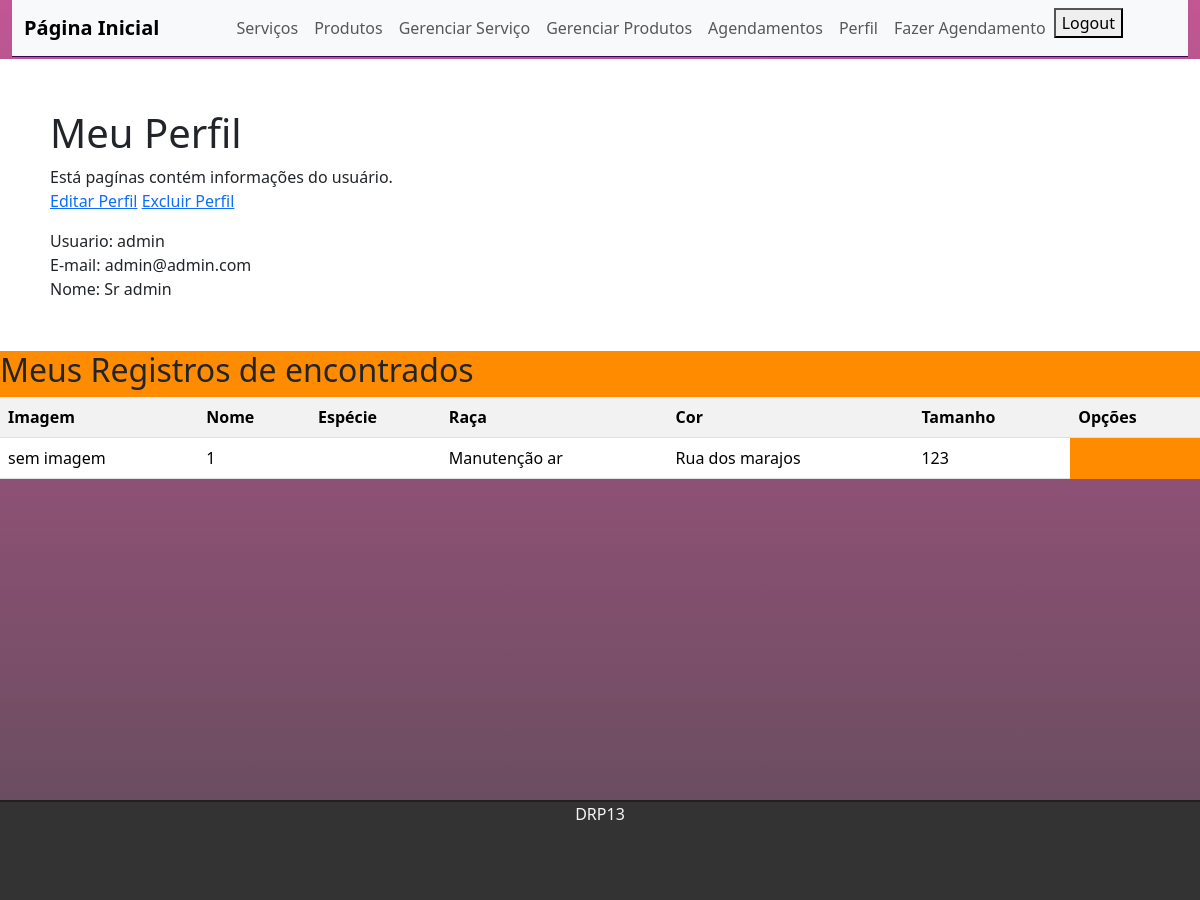
/perfil (signed in), run on an earlier commit of the app's database.
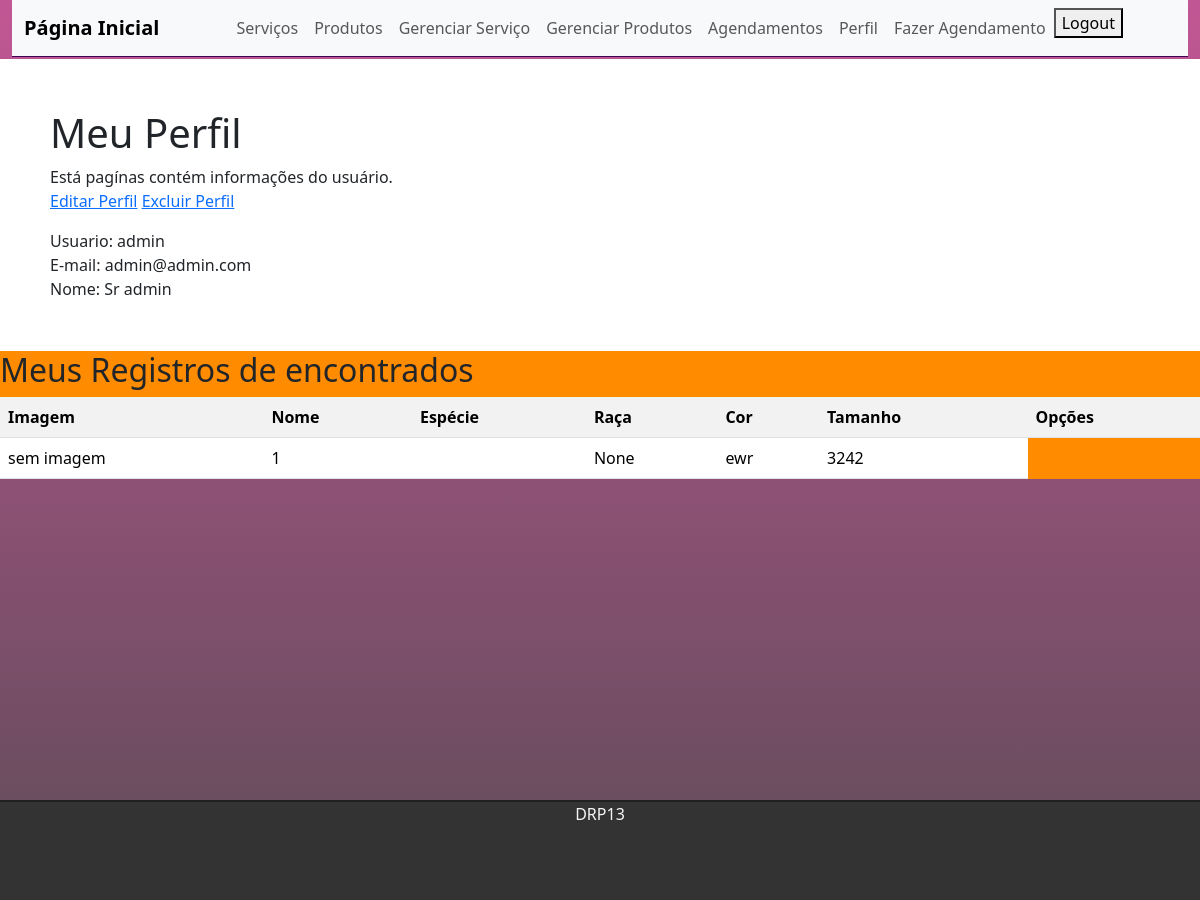
And on a later commit of the database.
### appoitments/models.py (models this page shows)
class Appoitment(models.Model):
    id = models.BigAutoField(primary_key=True)
    user = models.CharField()
    name = models.CharField()
    service = models.ForeignKey(Service, on_delete=models.SET_NULL, null=True)
    address = models.CharField(max_length=50)
    address_number = models.IntegerField()
    hour = models.CharField(max_length=50)
    description = models.CharField(max_length=500)
    status = models.CharField(max_length=20, choices=status, default='1')

### services/models.py (models this page shows)
class Service(models.Model):
    id = models.BigAutoField(primary_key=True)
    service = models.CharField(max_length=30)
    category = models.CharField(choices=categoryService)
    value = models.CharField(max_length=10)
    description = models.CharField(max_length=100)
    def __str__(self):
        return self.service

### users/views.py (the view)
# urls.py: path('perfil', views.perfil, name='perfil'),
@login_required
def perfil(request):
    perfil = NewUser.objects.all().filter(id=request.user.id)
    registros= Appoitment.objects.all().filter(id=request.user.id)
    return render(request, 'registration/perfil.html', {'perfil':perfil, 'registros': registros})

### templates/registration/perfil.html (shortened to what this page needs)
{% extends 'tasks/index.html' %}
{% block content %}
<div class="text-box">
    <h1> Meu Perfil </h1>
    <p> Está pagínas contém informações do usuário.<br>
    <a href="editarPerfil">Editar Perfil</a>
    <a href="excluirPerfil">Excluir Perfil</a>
    </p>
    {% for task in perfil %}
    Usuario: {{user.user_name}}<br>
    E-mail: {{user.email}}<br>
    Nome: {{task.first_name}}<br>
    {% endfor %}
</div>
<div class="table-responive table-edit">
    <h2>Meus Registros de encontrados</h2>
    <table class="table table-striped">
        <tr>
            <th>Imagem</th>
            <th>Nome</th>
            <th>Espécie</th>
            <th>Raça</th>
            <th>Cor</th>
            <th>Tamanho</th>
            <th>Opções</th>
        </tr>
        {% for task in registros %}
            <td>
            {% if task.img %}
                <img src="{{task.img.url}}" height="150" width="200">
            {% else %}
                sem imagem
            {% endif %}
            </td>
            <td>{{task.id}}</td>
            <td>{{task.name}}</td>
            <td>{{task.service}}</td>
            <td>{{task.address}}</td>
            <td>{{task.address_number}}</td>
        {% endfor %}
    </table>
</div>
    </div>
{% endblock %}

What changed in the data, as far as the page shows it:
changed Appoitment id 1: service "Manutenção ar" → "None"; address "Rua dos marajos" → "ewr"; address_number "123" → "3242"
